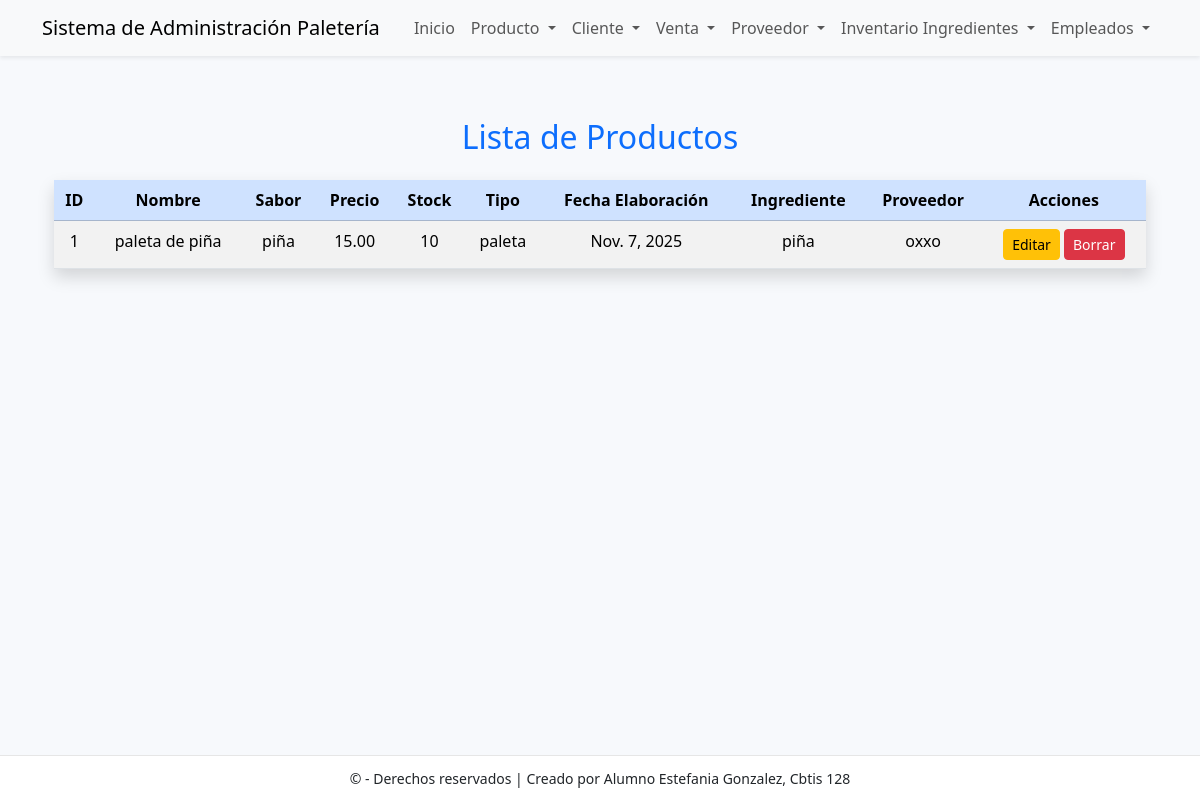
Screenshot of /producto/ver/ with the database file from the repository.
### app_Paleteria/models.py (models this page shows, shortened)
class Producto(models.Model):
    id_producto = models.AutoField(primary_key=True)
    nombre = models.CharField(max_length=100)
    sabor = models.CharField(max_length=100)
    precio = models.DecimalField(max_digits=10, decimal_places=2)
    stock = models.IntegerField()
    tipo = models.CharField(max_length=100)
    fecha_elaboracion = models.DateField()
    descripcion = models.CharField(max_length=200, blank=True)
    id_ingrediente = models.ForeignKey(
        InventarioIngrediente,
        on_delete=models.CASCADE,
        db_column='id_ingrediente'
    )

class InventarioIngrediente(models.Model):
    id_ingrediente = models.AutoField(primary_key=True)
    nombre_ingrediente = models.CharField(max_length=100)
    unidad_medida = models.CharField(max_length=50, blank=True)
    cantidad_actual = models.IntegerField()
    stock_minimo = models.IntegerField()
    id_proveedor = models.ForeignKey(
        Proveedor,
        on_delete=models.CASCADE,
        db_column='id_proveedor'
    )

class Proveedor(models.Model):
    id_proveedor = models.AutoField(primary_key=True)
    nombre_empresa = models.CharField(max_length=100)
    contacto = models.CharField(max_length=100, blank=True)
    telefono = models.CharField(max_length=20, blank=True)
    email = models.CharField(max_length=100, blank=True)
    descripcion = models.CharField(max_length=200, blank=True)

### app_Paleteria/views.py (the view)
# urls.py: path('producto/ver/', views.ver_producto, name='ver_producto'),
def ver_producto(request):
    productos = Producto.objects.select_related('id_ingrediente').all().order_by('id_producto')
    return render(request, 'producto/ver_producto.html', {'productos': productos})

### app_Paleteria/templates/producto/ver_producto.html
{% extends 'base.html' %}
{% block content %}
<div class="container mt-5">
    <h2 class="text-center text-primary mb-4">Lista de Productos</h2>
    <table class="table table-striped table-hover shadow">
        <thead class="table-primary text-center">
            <tr>
                <th>ID</th>
                <th>Nombre</th>
                <th>Sabor</th>
                <th>Precio</th>
                <th>Stock</th>
                <th>Tipo</th>
                <th>Fecha Elaboración</th>
                <th>Ingrediente</th>
                <th>Proveedor</th>
                <th>Acciones</th>
            </tr>
        </thead>
        <tbody class="text-center">
            {% for p in productos %}
            <tr>
                <td>{{ p.id_producto }}</td>
                <td>{{ p.nombre }}</td>
                <td>{{ p.sabor }}</td>
                <td>{{ p.precio }}</td>
                <td>{{ p.stock }}</td>
                <td>{{ p.tipo }}</td>
                <td>{{ p.fecha_elaboracion }}</td>
                <td>{{ p.id_ingrediente.nombre_ingrediente }}</td>
                <td>{{ p.id_ingrediente.id_proveedor.nombre_empresa }}</td>
                <td>
                    <a href="{% url 'actualizar_producto' p.id_producto %}" class="btn btn-warning btn-sm">Editar</a>
                    <a href="{% url 'borrar_producto' p.id_producto %}" class="btn btn-danger btn-sm">Borrar</a>
                </td>
            </tr>
            {% empty %}
            <tr>
                <td colspan="10" class="text-center text-muted">No hay productos registrados.</td>
            </tr>
            {% endfor %}
        </tbody>
    </table>
</div>
{% endblock %}

### app_Paleteria/templates/base.html (style rules this page uses)
body { padding-top: 70px; padding-bottom: 70px; background:#f7f9fc; }

### rows the page displays
Producto: id_producto "1", nombre "paleta de piña", sabor "piña", precio "15.00", stock "10", tipo "paleta", fecha_elaboracion "Nov. 7, 2025", id_ingrediente.nombre_ingrediente "piña", id_ingrediente.id_proveedor.nombre_empresa "oxxo"
